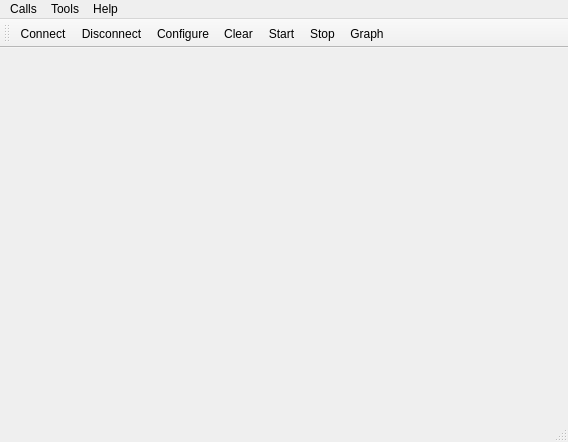
<?xml version="1.0" encoding="UTF-8"?>
<ui version="4.0">
 <class>MainWindow</class>
 <widget class="QMainWindow" name="MainWindow">
  <property name="geometry">
   <rect>
    <x>0</x>
    <y>0</y>
    <width>568</width>
    <height>442</height>
   </rect>
  </property>
  <property name="windowTitle">
   <string>Simple Terminal</string>
  </property>
  <widget class="QWidget" name="centralWidget">
   <layout class="QVBoxLayout" name="verticalLayout"/>
  </widget>
  <widget class="QMenuBar" name="menuBar">
   <property name="geometry">
    <rect>
     <x>0</x>
     <y>0</y>
     <width>568</width>
     <height>26</height>
    </rect>
   </property>
   <widget class="QMenu" name="menuCalls">
    <property name="title">
     <string>Calls</string>
    </property>
    <addaction name="actionConnect"/>
    <addaction name="actionDisconnect"/>
    <addaction name="separator"/>
    <addaction name="actionQuit"/>
   </widget>
   <widget class="QMenu" name="menuTools">
    <property name="title">
     <string>Tools</string>
    </property>
    <addaction name="actionConfigure"/>
    <addaction name="actionClear"/>
   </widget>
   <widget class="QMenu" name="menuHelp">
    <property name="title">
     <string>Help</string>
    </property>
    <addaction name="actionAbout"/>
    <addaction name="actionAboutQt"/>
   </widget>
   <addaction name="menuCalls"/>
   <addaction name="menuTools"/>
   <addaction name="menuHelp"/>
  </widget>
  <widget class="QToolBar" name="mainToolBar">
   <attribute name="toolBarArea">
    <enum>TopToolBarArea</enum>
   </attribute>
   <attribute name="toolBarBreak">
    <bool>false</bool>
   </attribute>
   <addaction name="actionConnect"/>
   <addaction name="actionDisconnect"/>
   <addaction name="actionConfigure"/>
   <addaction name="actionClear"/>
   <addaction name="actionStart"/>
   <addaction name="actionStop"/>
   <addaction name="actionGraph"/>
  </widget>
  <widget class="QStatusBar" name="statusBar"/>
  <action name="actionAbout">
   <property name="text">
    <string>&amp;About</string>
   </property>
   <property name="toolTip">
    <string>About program</string>
   </property>
   <property name="shortcut">
    <string>Alt+A</string>
   </property>
  </action>
  <action name="actionAboutQt">
   <property name="text">
    <string>About Qt</string>
   </property>
  </action>
  <action name="actionConnect">
   <property name="icon">
    <iconset resource="../terminal.qrc">
     <normaloff>:/images/connect.png</normaloff>:/images/connect.png</iconset>
   </property>
   <property name="text">
    <string>C&amp;onnect</string>
   </property>
   <property name="toolTip">
    <string>Connect to serial port</string>
   </property>
   <property name="shortcut">
    <string>Ctrl+O</string>
   </property>
  </action>
  <action name="actionDisconnect">
   <property name="icon">
    <iconset resource="../terminal.qrc">
     <normaloff>:/images/disconnect.png</normaloff>:/images/disconnect.png</iconset>
   </property>
   <property name="text">
    <string>&amp;Disconnect</string>
   </property>
   <property name="toolTip">
    <string>Disconnect from serial port</string>
   </property>
   <property name="shortcut">
    <string>Ctrl+D</string>
   </property>
  </action>
  <action name="actionConfigure">
   <property name="icon">
    <iconset resource="../../platform/gui/gui_app.qrc">
     <normaloff>:/images/settings.png</normaloff>:/images/settings.png</iconset>
   </property>
   <property name="text">
    <string>&amp;Configure</string>
   </property>
   <property name="toolTip">
    <string>Configure serial port</string>
   </property>
   <property name="shortcut">
    <string>Alt+C</string>
   </property>
  </action>
  <action name="actionClear">
   <property name="icon">
    <iconset resource="../../platform/gui/gui_app.qrc">
     <normaloff>:/images/clear.png</normaloff>:/images/clear.png</iconset>
   </property>
   <property name="text">
    <string>C&amp;lear</string>
   </property>
   <property name="toolTip">
    <string>Clear data</string>
   </property>
   <property name="shortcut">
    <string>Alt+L</string>
   </property>
  </action>
  <action name="actionQuit">
   <property name="icon">
    <iconset resource="../../platform/gui/gui_app.qrc">
     <normaloff>:/images/application-exit.png</normaloff>:/images/application-exit.png</iconset>
   </property>
   <property name="text">
    <string>&amp;Quit</string>
   </property>
   <property name="shortcut">
    <string>Ctrl+Q</string>
   </property>
  </action>
  <action name="actionStart">
   <property name="enabled">
    <bool>true</bool>
   </property>
   <property name="icon">
    <iconset resource="../../platform/gui/gui_app.qrc">
     <normaloff>:/images/start.png</normaloff>:/images/start.png</iconset>
   </property>
   <property name="text">
    <string>&amp;Start</string>
   </property>
   <property name="toolTip">
    <string>Start</string>
   </property>
   <property name="shortcut">
    <string>Ctrl+R</string>
   </property>
  </action>
  <action name="actionStop">
   <property name="icon">
    <iconset resource="../../platform/gui/gui_app.qrc">
     <normaloff>:/images/stop.png</normaloff>:/images/stop.png</iconset>
   </property>
   <property name="text">
    <string>&amp;Stop</string>
   </property>
   <property name="toolTip">
    <string>Stop</string>
   </property>
   <property name="shortcut">
    <string>Ctrl+T</string>
   </property>
  </action>
  <action name="actionGraph">
   <property name="icon">
    <iconset resource="../terminal.qrc">
     <normaloff>:/images/graph.png</normaloff>:/images/graph.png</iconset>
   </property>
   <property name="text">
    <string>&amp;Graph</string>
   </property>
   <property name="toolTip">
    <string>Graphic</string>
   </property>
  </action>
 </widget>
 <layoutdefault spacing="6" margin="11"/>
 <resources>
  <include location="../../platform/gui/gui_app.qrc"/>
  <include location="../terminal.qrc"/>
 </resources>
 <connections/>
</ui>
